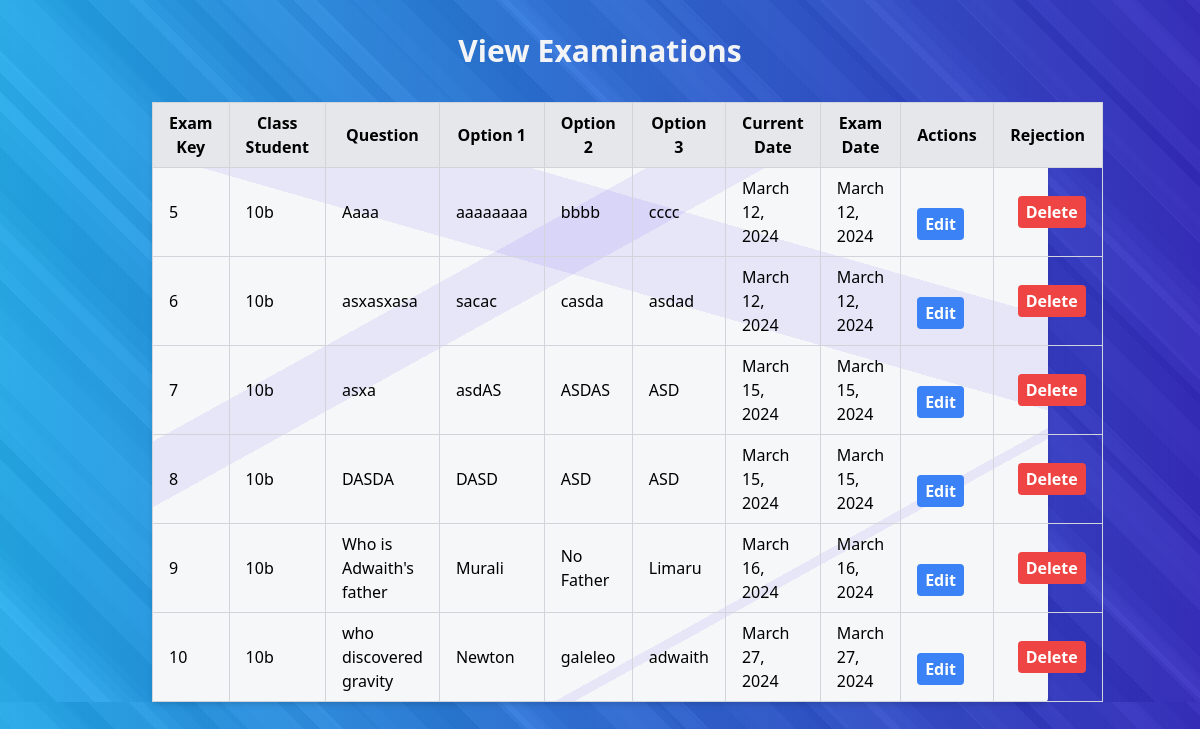
Page /view_examinations/ (signed in) on the earlier database version.
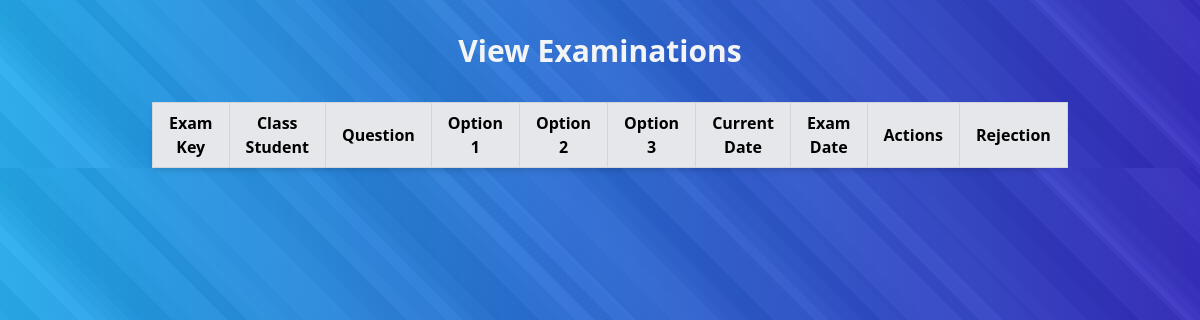
Same page on the later database version.
### signapp/models.py (models this page shows)
class ExamModel(models.Model):
    exam_key = models.AutoField(primary_key=True)
    class_student = models.CharField( max_length=5)
    question = models.CharField( max_length=100)
    option1 = models.CharField(max_length=50)
    option2 = models.CharField(max_length=50)
    option3 = models.CharField(max_length=50)
    teacher_id = models.CharField(max_length=5)
    current_date = models.DateField(auto_now=True)
    exam_date = models.DateField(null=True)
    answer = models.CharField(max_length=50)

### signapp/views.py (the view)
# urls.py: path('view_examinations/', views.view_examinations, name='view_examinations'),
def view_examinations(request):
    teacher_id = request.session.get('teachid')
    if teacher_id is None:
        return redirect('login')  # Redirect to login page or wherever appropriate if teacher_id is not found in session
    exams = ExamModel.objects.filter(teacher_id=teacher_id)
    return render(request, 'view_examinations_teacher.html', {'exams': exams})

### signapp/templates/view_examinations_teacher.html (shortened to what this page needs)
<!DOCTYPE html>
<html lang="en">
<head>
    <link href="https://cdn.jsdelivr.net/npm/tailwindcss@2.2.19/dist/tailwind.min.css" rel="stylesheet">
</head>
<body class="bg-gray-100">
    <h1 class="text-3xl font-bold text-center my-8 text-gray-100 leading-tight">View Examinations</h1>
    <div class="mx-auto max-w-4xl">
      <div class="w-full bg-white shadow-md rounded border-collapse box-table body-div">
        <table class="w-full border-collapse border border-gray-300">
            <thead>
                <tr class="bg-gray-200">
                    <th class="border border-gray-300 px-4 py-2">Exam Key</th>
                    <th class="border border-gray-300 px-4 py-2">Class Student</th>
                    <th class="border border-gray-300 px-4 py-2">Question</th>
                    <th class="border border-gray-300 px-4 py-2">Option 1</th>
                    <th class="border border-gray-300 px-4 py-2">Option 2</th>
                    <th class="border border-gray-300 px-4 py-2">Option 3</th>
                    <th class="border border-gray-300 px-4 py-2">Current Date</th>
                    <th class="border border-gray-300 px-4 py-2">Exam Date</th>
                    <th class="border border-gray-300 px-4 py-2">Actions</th>
                    <th class="border border-gray-300 px-4 py-2">Rejection</th>
                </tr>
            </thead>
            <tbody>
                {% for exam in exams %}
                <tr>
                    <td class="border border-gray-300 px-4 py-2">{{ exam.exam_key }}</td>
                    <td class="border border-gray-300 px-4 py-2">{{ exam.class_student }}</td>
                    <td class="border border-gray-300 px-4 py-2">{{ exam.question }}</td>
                    <td class="border border-gray-300 px-4 py-2">{{ exam.option1 }}</td>
                    <td class="border border-gray-300 px-4 py-2">{{ exam.option2 }}</td>
                    <td class="border border-gray-300 px-4 py-2">{{ exam.option3 }}</td>
                    <td class="border border-gray-300 px-4 py-2">{{ exam.current_date }}</td>
                    <td class="border border-gray-300 px-4 py-2">{{ exam.exam_date }}</td>
                    <td class="border border-gray-300 px-4 py-2">
                      <br>
                      <a href="{% url 'edit_examination' exam_key=exam.exam_key %}" class="inline-block bg-blue-500 hover:bg-blue-600 text-white font-bold py-1 px-2 rounded focus:outline-none focus:shadow-outline">Edit</a>
                    <td class="border border-gray-300 px-4 py-2">
                      <a href="{% url 'delete_examination' exam_key=exam.exam_key %}" class="inline-block bg-red-500 hover:bg-red-600 text-white font-bold py-1 px-2 rounded focus:outline-none focus:shadow-outline ml-2">Delete</a>
                    </td>
                </tr>
                {% endfor %}
            </tbody>
        </table>
    </div>
  </div>
</body>
</html>

Differences in the rows shown:
removed ExamModel: exam_key "5", class_student "10b", question "Aaaa", option1 "aaaaaaaa", option2 "bbbb", option3 "cccc", current_date "March 12, 2024", exam_date "March 12, 2024"
removed ExamModel: exam_key "6", class_student "10b", question "asxasxasa", option1 "sacac", option2 "casda", option3 "asdad", current_date "March 12, 2024", exam_date "March 12, 2024"
removed ExamModel: exam_key "7", class_student "10b", question "asxa", option1 "asdAS", option2 "ASDAS", option3 "ASD", current_date "March 15, 2024", exam_date "March 15, 2024"
removed ExamModel: exam_key "8", class_student "10b", question "DASDA", option1 "DASD", option2 "ASD", option3 "ASD", current_date "March 15, 2024", exam_date "March 15, 2024"
removed ExamModel: exam_key "9", class_student "10b", question "Who is Adwaith's father", option1 "Murali", option2 "No Father", option3 "Limaru", current_date "March 16, 2024", exam_date "March 16, 2024"
removed ExamModel: exam_key "10", class_student "10b", question "who discovered gravity", option1 "Newton", option2 "galeleo", option3 "adwaith", current_date "March 27, 2024", exam_date "March 27, 2024"
